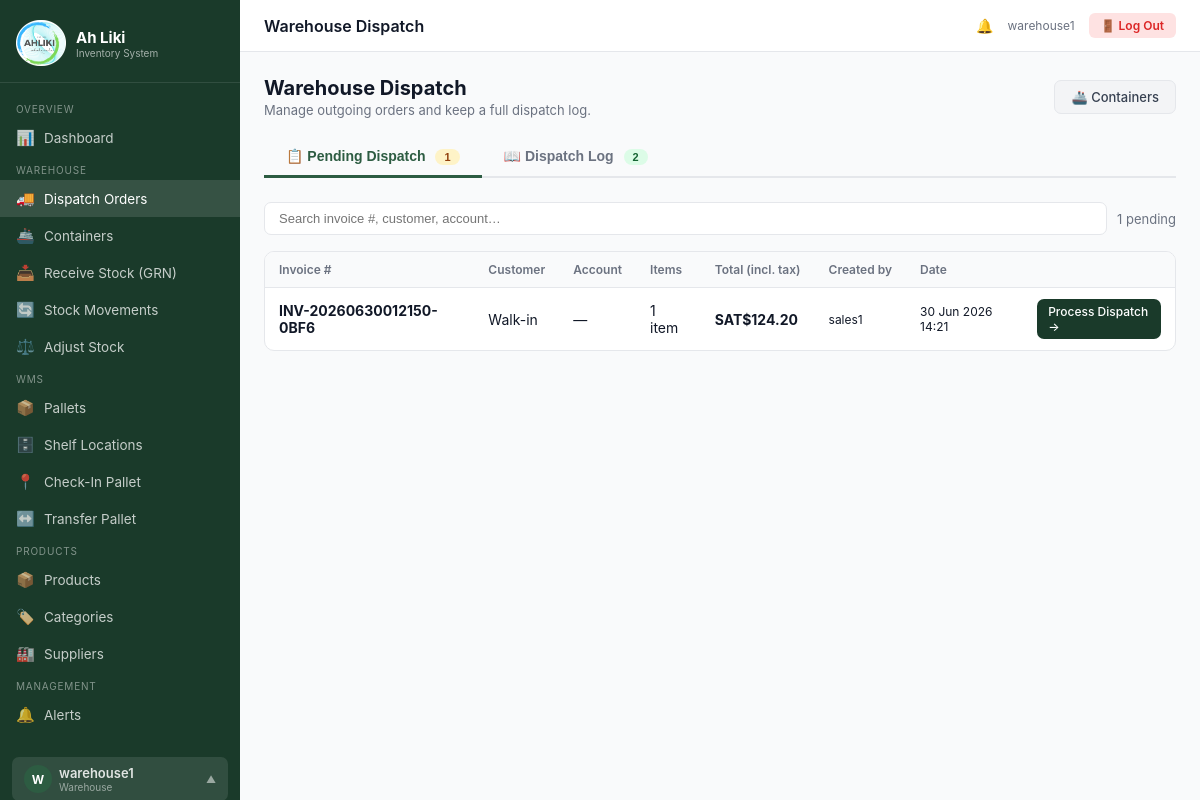
The app's page /warehouse/dispatch/ (signed in), older data.
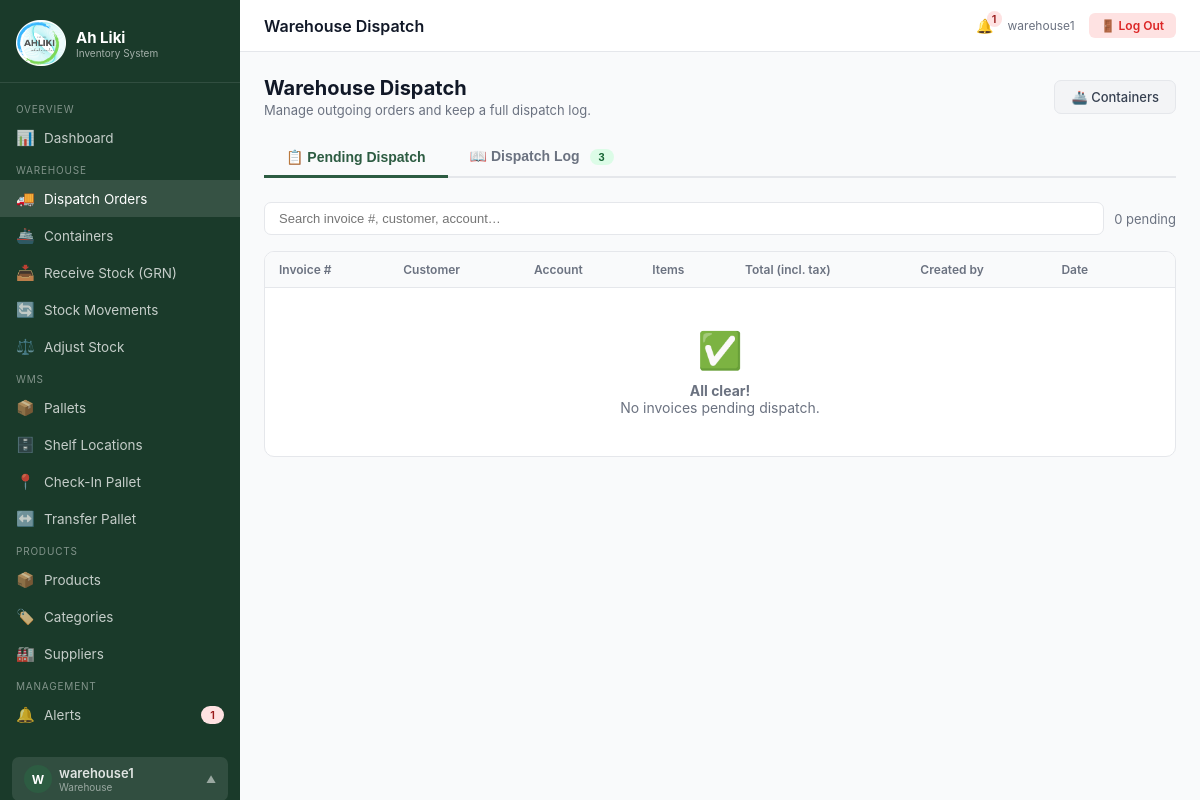
The same page, newer data.
### inventory/models.py (models this page shows, shortened)
class Invoice(models.Model):
    STATUS_CHOICES = [
        ('unpaid', 'Unpaid'),
        ('paid', 'Paid'),
        ('overdue', 'Overdue'),
        ('void', 'Void'),
    ]
    DISPATCH_STATUS_CHOICES = [
        ('pending', 'Pending Dispatch'),
        ('dispatched', 'Dispatched'),
    ]
    invoice_number = models.CharField(max_length=100, unique=True)
    cashier = models.ForeignKey(User, on_delete=models.SET_NULL, null=True, related_name='invoices')
    customer_name = models.CharField(max_length=200, blank=True)
    account_number = models.CharField(max_length=100, blank=True)
    payment_method = models.CharField(max_length=50, default='cash',
        choices=[('cash','Cash'),('credit','Credit Account'),('eftpos','EFTPOS'),('cheque','Cheque')])
    status = models.CharField(max_length=20, choices=STATUS_CHOICES, default='unpaid')
    dispatch_status = models.CharField(max_length=20, choices=DISPATCH_STATUS_CHOICES, default='pending')
    dispatched_by = models.ForeignKey(User, on_delete=models.SET_NULL, null=True, blank=True, related_name='dispatched_invoices')
    dispatched_at = models.DateTimeField(null=True, blank=True)
    truck_plate = models.CharField(max_length=50, blank=True, help_text='Delivery truck plate number')
    created_at = models.DateTimeField(default=timezone.now)
    due_date = models.DateField(null=True, blank=True)
    notes = models.TextField(blank=True)
    total_amount = models.DecimalField(max_digits=12, decimal_places=2, default=0)
    tax_amount = models.DecimalField(max_digits=12, decimal_places=2, default=0)
    invoice_file = models.FileField(upload_to='invoices/', blank=True, null=True)
    salesperson = models.CharField(max_length=100, blank=True)
    payment_terms = models.CharField(max_length=100, blank=True, help_text='e.g. Net 7 days')
    sales_territory = models.CharField(max_length=50, blank=True)

### inventory/views.py (the view)
# urls.py: path('warehouse/dispatch/', views.warehouse_dispatch_list, name='warehouse_dispatch_list'),
@login_required
@role_required('admin', 'warehouse', 'wms_dispatcher')
def warehouse_dispatch_list(request):
    pending = Invoice.objects.filter(dispatch_status='pending').select_related('cashier').order_by('-created_at')
    dispatch_log = Invoice.objects.filter(dispatch_status='dispatched').select_related('cashier', 'dispatched_by').order_by('-dispatched_at')
    return render(request, 'warehouse/dispatch_list.html', {
        'pending': pending,
        'dispatch_log': dispatch_log,
    })

### inventory/context_processors.py (called while the page is built)
def alerts_count(request):
    if request.user.is_authenticated:
        return {'open_alerts_count': StockAlert.objects.filter(is_resolved=False).count()}
    return {'open_alerts_count': 0}

### inventory/templatetags/custom_tags.py (called while the page is built)
@register.filter
def user_role(user):
    if not user.is_authenticated:
        return ''
    try:
        from inventory.models import UserProfile
        profile, _ = UserProfile.objects.get_or_create(user=user)
        return profile.role
    except:
        return ''

### inventory/views.py (called while the page is built, shortened)
def role_required(*roles):
    from functools import wraps
    def decorator(view_func):
        @wraps(view_func)
        def _wrapped(request, *args, **kwargs):
            if not request.user.is_authenticated:
                return redirect('login')
            if request.user.is_superuser:
                return view_func(request, *args, **kwargs)
            profile, _ = UserProfile.objects.get_or_create(user=request.user)
            if profile.role in roles:
                return view_func(request, *args, **kwargs)
        return _wrapped
    return decorator

### templates/warehouse/dispatch_list.html (shortened to what this page needs)
{% extends 'base.html' %}
{% block topbar_title %}Warehouse Dispatch{% endblock %}
{% block content %}
<div class="page-header">
  <div>
    <h1>Warehouse Dispatch</h1>
    <p>Manage outgoing orders and keep a full dispatch log.</p>
  </div>
  <a href="{% url 'warehouse_container_list' %}" class="btn btn-secondary">🚢 Containers</a>
</div>
<div style="display:flex;gap:0;border-bottom:2px solid var(--gray-200);margin-bottom:24px">
  <button
    class="tab-btn"
    id="tab-pending-btn"
    onclick="switchTab('pending')"
    style="padding:10px 22px;font-size:14px;font-weight:600;border:none;background:none;cursor:pointer;border-bottom:3px solid var(--green-mid,#2d7a4f);margin-bottom:-2px;color:var(--green-mid,#2d7a4f)"
  >
    📋 Pending Dispatch
    {% if pending.count > 0 %}
    <span class="badge badge-amber" style="margin-left:6px">{{ pending.count }}</span>
    {% endif %}
  </button>
  <button
    class="tab-btn"
    id="tab-log-btn"
    onclick="switchTab('log')"
    style="padding:10px 22px;font-size:14px;font-weight:600;border:none;background:none;cursor:pointer;color:var(--gray-500);border-bottom:3px solid transparent;margin-bottom:-2px"
  >
    📖 Dispatch Log
    <span class="badge badge-green" style="margin-left:6px">{{ dispatch_log.count }}</span>
  </button>
</div>
<div id="tab-pending">
  <div style="display:flex;gap:10px;margin-bottom:16px;align-items:center;flex-wrap:wrap">
    <input
      type="text"
      id="pendingSearch"
      placeholder="Search invoice #, customer, account…"
      oninput="filterPending()"
      style="flex:1;min-width:180px;padding:8px 14px;border:1px solid var(--gray-200);border-radius:7px;font-size:13px;outline:none"
    >
    <span id="pendingCount" style="font-size:13px;color:var(--gray-500);white-space:nowrap">{{ pending.count }} pending</span>
  </div>
  <div class="card">
    <div class="table-wrap">
      <table>
        <thead>
          <tr>
            <th>Invoice #</th>
            <th>Customer</th>
            <th>Account</th>
            <th>Items</th>
            <th>Total (incl. tax)</th>
            <th>Created by</th>
            <th>Date</th>
            <th></th>
          </tr>
        </thead>
        <tbody id="pendingBody">
        {% for inv in pending %}
        <tr data-search="{{ inv.invoice_number|lower }} {{ inv.customer_name|lower }} {{ inv.account_number|lower }} {{ inv.cashier.get_full_name|lower|default:'' }} {{ inv.cashier.username|lower }}">
          <td><strong>{{ inv.invoice_number }}</strong></td>
          <td>{{ inv.customer_name|default:"Walk-in" }}</td>
          <td>{{ inv.account_number|default:"—" }}</td>
          <td>{{ inv.items.count }} item{{ inv.items.count|pluralize }}</td>
          <td><strong>SAT${{ inv.total_amount }}</strong></td>
          <td style="font-size:12px">{{ inv.cashier.get_full_name|default:inv.cashier.username }}</td>
          <td style="font-size:12px">{{ inv.created_at|date:"d M Y H:i" }}</td>
          <td>
            <a href="{% url 'warehouse_dispatch_detail' inv.pk %}" class="btn btn-primary btn-sm">
              Process Dispatch →
            </a>
          </td>
        </tr>
        {% empty %}
        <tr id="emptyPendingRow">
          <td colspan="8" style="text-align:center;color:var(--gray-500);padding:40px">
            <div style="font-size:36px;margin-bottom:10px">✅</div>
            <strong>All clear!</strong><br>No invoices pending dispatch.
          </td>
        </tr>
        {% endfor %}
        </tbody>
      </table>
    </div>
  </div>
</div>
{% endblock %}

### templates/base.html (shortened to what the changed rows need)
<!DOCTYPE html>
<html lang="en">
<head>
{% load static %}
{% load custom_tags %}
<link rel="stylesheet" href="{% static 'css/main.css' %}">
</head>
<body>
{% with user_role=request.user|user_role %}
{% with is_admin=request.user.is_superuser %}
<div class="layout{% if user_role == 'wms_operator' or user_role == 'wms_dispatcher' %} wms-op-layout{% endif %}">
  <aside class="sidebar" id="sidebar">
    <nav class="sidebar-nav">
      {% if user_role == 'wms_operator' %}
      <div class="nav-section">Home</div>
      <a href="{% url 'wms_dashboard' %}" class="{% if request.resolver_match.url_name == 'wms_dashboard' %}active{% endif %}">
        <span class="icon">🏠</span> WMS Dashboard
      </a>
      <div class="nav-section">Receive Stock</div>
      <a href="{% url 'grn_list' %}" class="{% if 'grn' in request.resolver_match.url_name %}active{% endif %}">
        <span class="icon">📥</span> Receive Stock (GRN)
      </a>
      <a href="{% url 'grn_add' %}" class="{% if request.resolver_match.url_name == 'grn_add' %}active{% endif %}">
        <span class="icon">➕</span> New GRN
      </a>
      <a href="{% url 'warehouse_container_list' %}" class="{% if 'container' in request.resolver_match.url_name and 'cms_' not in request.resolver_match.url_name %}active{% endif %}">
        <span class="icon">🚢</span> Containers
      </a>
      <div class="nav-section">WMS Operations</div>
      <a href="{% url 'wms_checkin' %}" class="{% if 'checkin' in request.resolver_match.url_name %}active{% endif %}">
        <span class="icon">📍</span> Check-In Pallet
      </a>
      <a href="{% url 'wms_transfer' %}" class="{% if 'transfer' in request.resolver_match.url_name %}active{% endif %}">
        <span class="icon">↔️</span> Transfer Pallet
      </a>
      <a href="{% url 'pallet_list' %}" class="{% if 'pallet' in request.resolver_match.url_name %}active{% endif %}">
        <span class="icon">📦</span> Pallets
      </a>
      <a href="{% url 'shelf_list' %}" class="{% if 'shelf' in request.resolver_match.url_name %}active{% endif %}">
        <span class="icon">🗄️</span> Shelf Locations
      </a>
      {% else %}
      {% if is_admin or user_role == 'admin' or user_role == 'manager' %}
      <div class="nav-section">Management</div>
      {% if is_admin or user_role == 'admin' or user_role == 'manager' %}
      <a href="{% url 'manager_dashboard' %}" class="{% if 'manager_dashboard' in request.resolver_match.url_name %}active{% endif %}">
        <span class="icon">🏢</span> Manager View
      </a>
      {% endif %}
      <a href="{% url 'alert_list' %}" class="{% if 'alert' in request.resolver_match.url_name %}active{% endif %}">
        <span class="icon">🔔</span> Alerts
        {% if open_alerts_count %}<span class="badge badge-red" style="margin-left:auto">{{ open_alerts_count }}</span>{% endif %}
      </a>
      <a href="{% url 'reports' %}" class="{% if 'reports' in request.resolver_match.url_name %}active{% endif %}">
        <span class="icon">📈</span> Reports
      </a>
      {% if is_admin or user_role == 'admin' %}
      <a href="{% url 'user_list' %}" class="{% if 'user' in request.resolver_match.url_name %}active{% endif %}">
        <span class="icon">👥</span> Staff Users
      </a>
      {% endif %}
      {% elif user_role == 'warehouse' %}
      <a href="{% url 'alert_list' %}" class="{% if 'alert' in request.resolver_match.url_name %}active{% endif %}">
        <span class="icon">🔔</span> Alerts
        {% if open_alerts_count %}<span class="badge badge-red" style="margin-left:auto">{{ open_alerts_count }}</span>{% endif %}
      </a>
      {% endif %}
      {% endif %}
    </nav>
  </aside>
  <div class="main">
    <div class="topbar">
      <div class="topbar-right">
        {% if is_admin or user_role == 'admin' or user_role == 'warehouse' or user_role == 'manager' %}
        <a href="{% url 'alert_list' %}" style="position:relative;color:var(--gray-700);text-decoration:none">
          🔔{% if open_alerts_count %}<span class="badge badge-red" style="position:absolute;top:-6px;right:-8px;padding:1px 5px">{{ open_alerts_count }}</span>{% endif %}
        </a>
        {% endif %}
      </div>
    </div>
    <div class="content">
      {% block content %}{% endblock %}
    </div>
  </div>
</div>
{% endwith %}
{% endwith %}
</body>
</html>

Row changes from the older to the newer data that the page shows:
no longer on this page (row edited): Invoice: invoice_number "INV-20260630012150-0BF6", customer_name "Walk-in", account_number "—", items.count "1", total_amount "124.20", cashier.get_full_name "sales1", created_at "30 Jun 2026 14:21"
Text that changed along with them:
{{ open_alerts_count }}: (not shown) → "1"
{{ dispatch_log.count }}: "2" → "3"
{{ pending.count }}: "1" → "0"
{{ pending.count }}: "1" → (not shown)
text now shown: "✅ All clear! No invoices pending dispatch."
